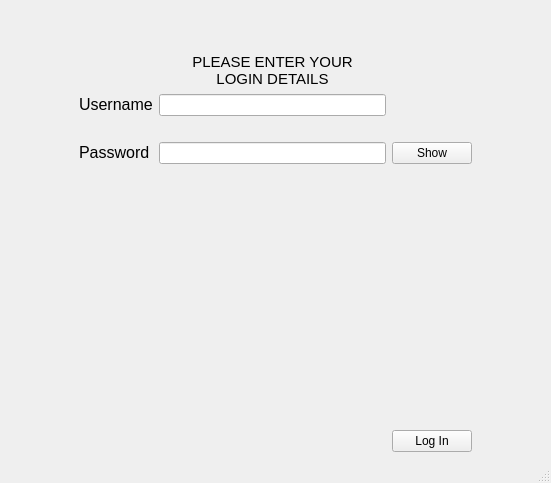
<?xml version='1.0' encoding='UTF-8'?>
<ui version="4.0">
 <class>MainWindow</class>
 <widget class="QMainWindow" name="MainWindow">
  <property name="geometry">
   <rect>
    <x>0</x>
    <y>0</y>
    <width>551</width>
    <height>483</height>
   </rect>
  </property>
  <property name="windowTitle">
   <string>Self Assesment Tool</string>
  </property>
  <property name="windowIcon">
   <iconset>
    <normaloff>../resources/logos/favicon.png</normaloff>../resources/logos/favicon.png</iconset>
  </property>
  <widget class="QWidget" name="centralwidget">
   <layout class="QHBoxLayout" name="horizontalLayout_2">
    <item>
     <layout class="QGridLayout" name="gridLayout">
      <item row="6" column="2">
       <spacer name="verticalSpacer_2">
        <property name="orientation">
         <enum>Qt::Vertical</enum>
        </property>
        <property name="sizeHint" stdset="0">
         <size>
          <width>20</width>
          <height>40</height>
         </size>
        </property>
       </spacer>
      </item>
      <item row="3" column="1">
       <widget class="QLabel" name="label_2">
        <property name="sizePolicy">
         <sizepolicy hsizetype="Preferred" vsizetype="Preferred">
          <horstretch>0</horstretch>
          <verstretch>0</verstretch>
         </sizepolicy>
        </property>
        <property name="text">
         <string>&lt;html&gt;&lt;head/&gt;&lt;body&gt;&lt;p&gt;&lt;span style=" font-size:12pt;"&gt;Username&lt;/span&gt;&lt;/p&gt;&lt;/body&gt;&lt;/html&gt;</string>
        </property>
       </widget>
      </item>
      <item row="9" column="3">
       <widget class="QPushButton" name="loginButton">
        <property name="text">
         <string>Log In</string>
        </property>
       </widget>
      </item>
      <item row="1" column="2">
       <widget class="QFrame" name="frame">
        <property name="maximumSize">
         <size>
          <width>16777215</width>
          <height>190</height>
         </size>
        </property>
        <layout class="QHBoxLayout" name="horizontalLayout">
         <item>
          <spacer name="horizontalSpacer_3">
           <property name="orientation">
            <enum>Qt::Horizontal</enum>
           </property>
           <property name="sizeHint" stdset="0">
            <size>
             <width>40</width>
             <height>20</height>
            </size>
           </property>
          </spacer>
         </item>
         <item>
          <widget class="QLabel" name="label_8">
           <property name="maximumSize">
            <size>
             <width>180</width>
             <height>180</height>
            </size>
           </property>
           <property name="text">
            <string />
           </property>
           <property name="pixmap">
            <pixmap>../resources/logos/logo_transparent.png</pixmap>
           </property>
           <property name="scaledContents">
            <bool>true</bool>
           </property>
           <property name="margin">
            <number>0</number>
           </property>
          </widget>
         </item>
         <item>
          <spacer name="horizontalSpacer_4">
           <property name="orientation">
            <enum>Qt::Horizontal</enum>
           </property>
           <property name="sizeHint" stdset="0">
            <size>
             <width>40</width>
             <height>20</height>
            </size>
           </property>
          </spacer>
         </item>
        </layout>
       <property name="frameShape"><enum>QFrame::NoFrame</enum></property></widget>
      </item>
      <item row="5" column="4">
       <spacer name="horizontalSpacer_2">
        <property name="orientation">
         <enum>Qt::Horizontal</enum>
        </property>
        <property name="sizeType">
         <enum>QSizePolicy::Fixed</enum>
        </property>
        <property name="sizeHint" stdset="0">
         <size>
          <width>70</width>
          <height>20</height>
         </size>
        </property>
       </spacer>
      </item>
      <item row="3" column="0">
       <spacer name="horizontalSpacer">
        <property name="orientation">
         <enum>Qt::Horizontal</enum>
        </property>
        <property name="sizeType">
         <enum>QSizePolicy::Fixed</enum>
        </property>
        <property name="sizeHint" stdset="0">
         <size>
          <width>70</width>
          <height>0</height>
         </size>
        </property>
       </spacer>
      </item>
      <item row="5" column="2">
       <widget class="QLineEdit" name="passwordEdit" />
      </item>
      <item row="3" column="2">
       <widget class="QLineEdit" name="usernameEdit" />
      </item>
      <item row="2" column="2">
       <widget class="QLabel" name="label_6">
        <property name="minimumSize">
         <size>
          <width>0</width>
          <height>0</height>
         </size>
        </property>
        <property name="maximumSize">
         <size>
          <width>16777215</width>
          <height>50</height>
         </size>
        </property>
        <property name="font">
         <font>
          <pointsize>11</pointsize>
         </font>
        </property>
        <property name="text">
         <string>&lt;html&gt;&lt;head/&gt;&lt;body&gt;&lt;p align="center"&gt;PLEASE ENTER YOUR&lt;br/&gt;LOGIN DETAILS&lt;/p&gt;&lt;/body&gt;&lt;/html&gt;</string>
        </property>
       </widget>
      </item>
      <item row="5" column="1">
       <widget class="QLabel" name="label_3">
        <property name="text">
         <string>&lt;html&gt;&lt;head/&gt;&lt;body&gt;&lt;p&gt;&lt;span style=" font-size:12pt;"&gt;Password&lt;/span&gt;&lt;/p&gt;&lt;/body&gt;&lt;/html&gt;</string>
        </property>
       </widget>
      </item>
      <item row="5" column="3">
       <widget class="QPushButton" name="showButton">
        <property name="text">
         <string>Show</string>
        </property>
       </widget>
      </item>
      <item row="4" column="2">
       <spacer name="verticalSpacer">
        <property name="orientation">
         <enum>Qt::Vertical</enum>
        </property>
        <property name="sizeType">
         <enum>QSizePolicy::Fixed</enum>
        </property>
        <property name="sizeHint" stdset="0">
         <size>
          <width>20</width>
          <height>20</height>
         </size>
        </property>
       </spacer>
      </item>
     </layout>
    </item>
   </layout>
  </widget>
  <widget class="QMenuBar" name="menubar">
   <property name="geometry">
    <rect>
     <x>0</x>
     <y>0</y>
     <width>551</width>
     <height>22</height>
    </rect>
   </property>
  </widget>
  <widget class="QStatusBar" name="statusbar" />
 </widget>
 <resources />
 <connections />
</ui>
